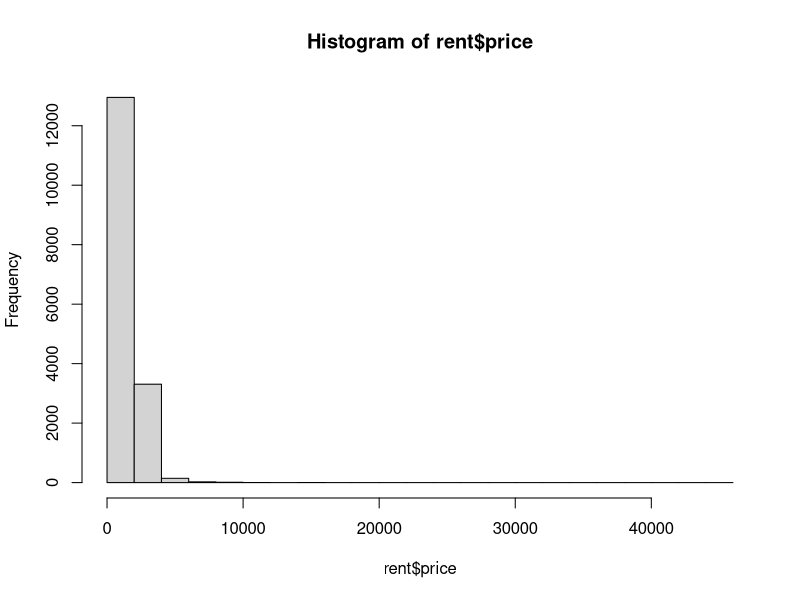
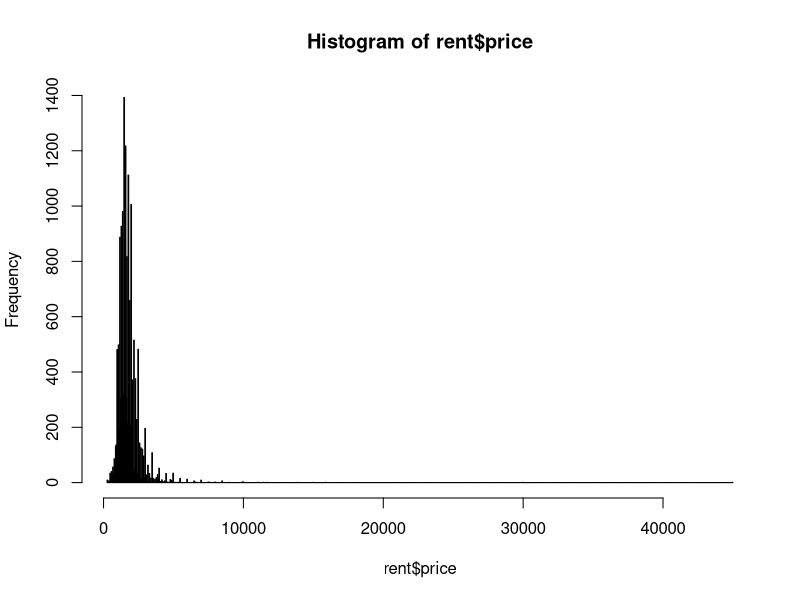
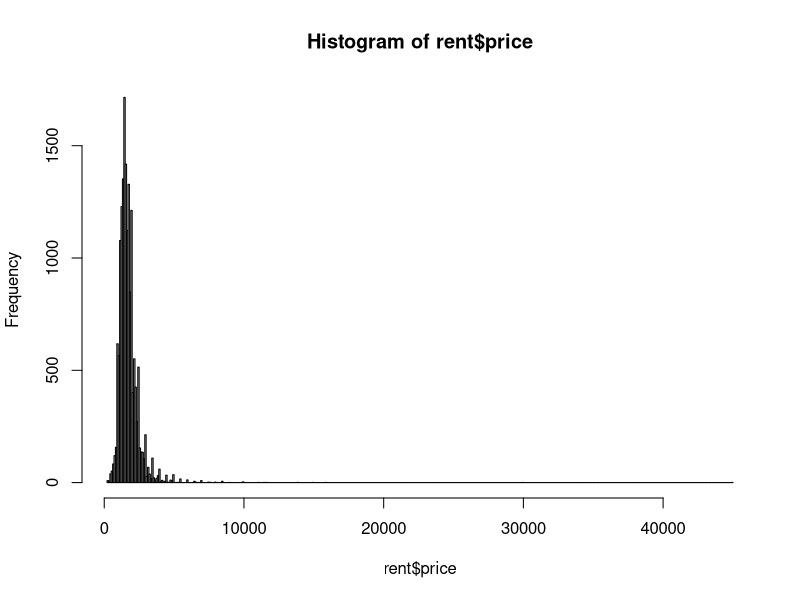
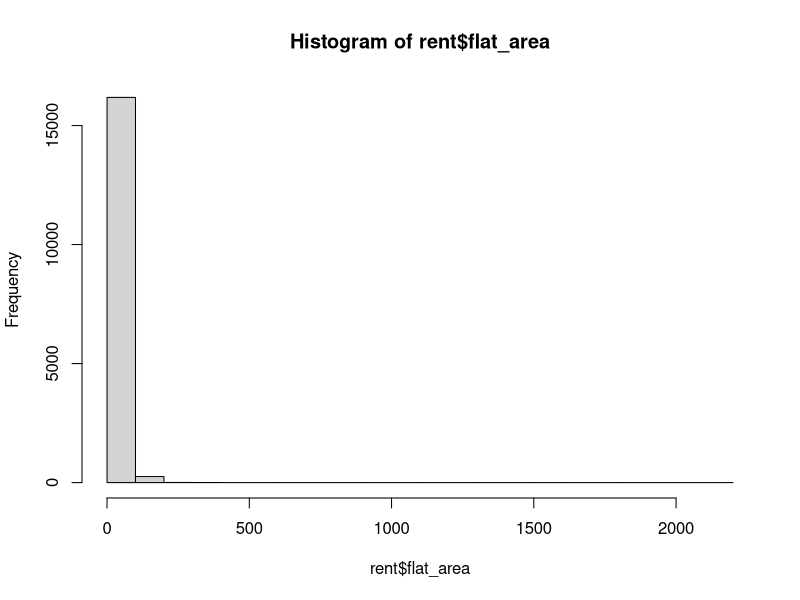
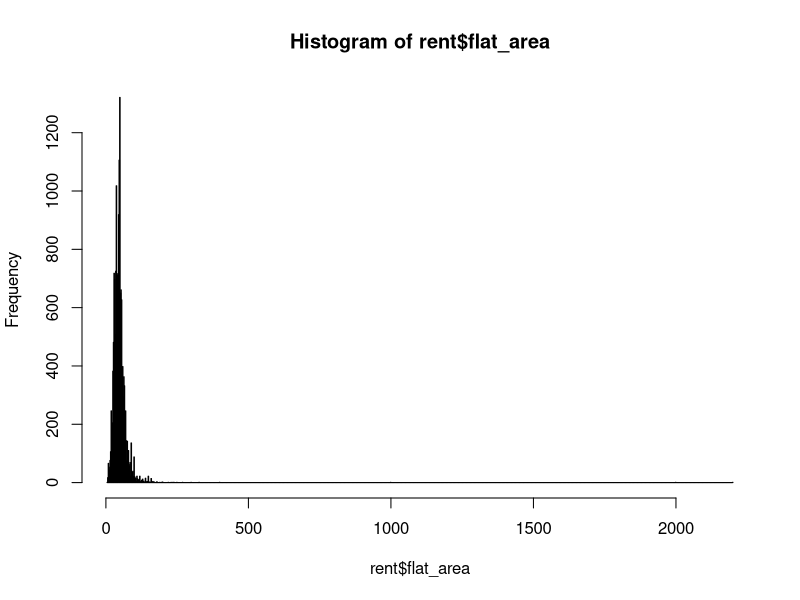
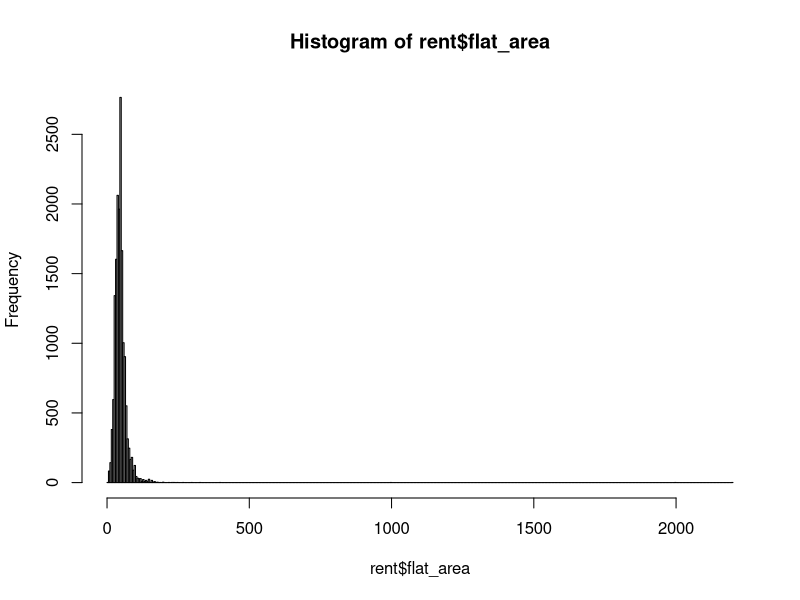
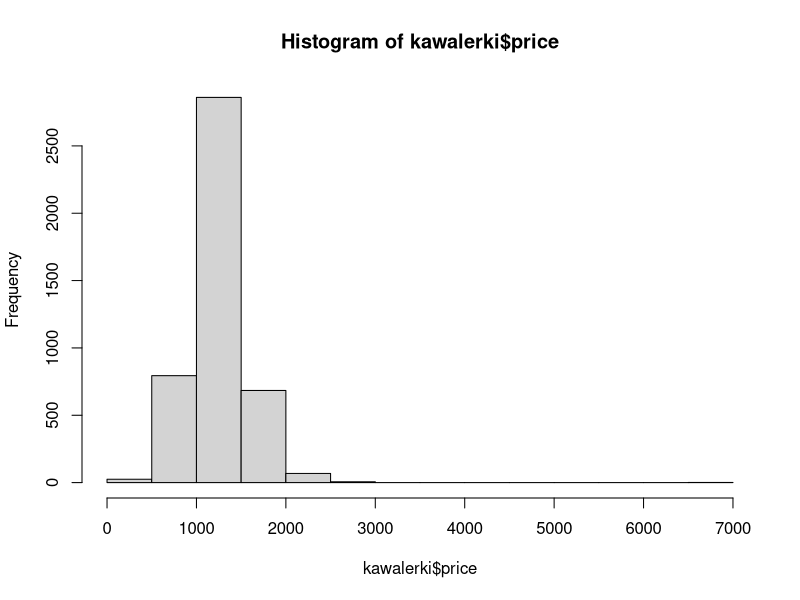
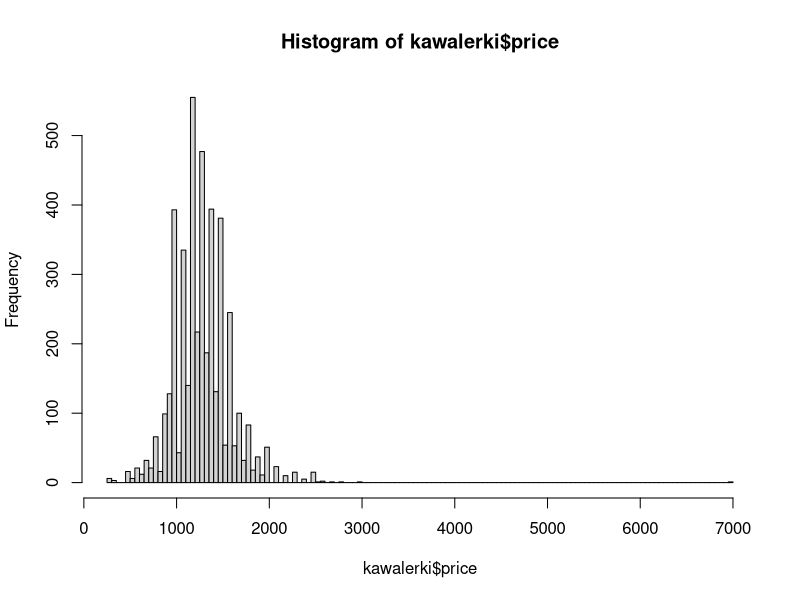

The R source for these figures, in order:
## ---- chunk 1
library(readxl)
## ---- chunk 2
rent <- read_excel(path = "../data-raw/rent-poznan.xlsx")
rent <- as.data.frame(rent)
head(rent)
## ---- chunk 3
hist(rent$price)
hist(rent$price, breaks = "fd")
hist(rent$price, breaks = "scott")
## ---- chunk 4
hist(rent$flat_area)
hist(rent$flat_area, breaks = "fd")
hist(rent$flat_area, breaks = "scott")
## ---- chunk 5
kawalerki <- subset(rent, flat_rooms == 1)
hist(kawalerki$price)
hist(kawalerki$price, breaks = "fd")
## ---- chunk 6
boxplot(price ~ flat_for_students, data=kawalerki)
boxplot(price ~ quarter, data=kawalerki)
## ---- chunk 7
barplot(table(kawalerki$flat_for_students))
barplot(table(kawalerki$flat_area))
## ---- chunk 8
plot(kawalerki$flat_area, kawalerki$price,
     xlim = c(0, 70),
     ylim = c(0, 4000),
     xlab = "Powierzchnia",
     ylab = "Cena",
     main = "Zależność między powierzchnią i ceną")
## ---- chunk 9
rent <- read_excel(path = "../data-raw/rent-poznan.xlsx")
rent <- as.data.frame(rent)
head(rent)
